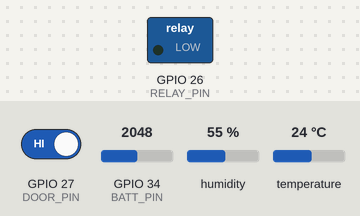
Recording of a sketch running on a simulated ESP32. On the bench: switched loads named in the sketch (green lamp = pin HIGH). Inputs (shaded band) come from the test bench; at power-on: GPIO 27 (DOOR_PIN) HIGH, GPIO 34 (BATT_PIN) = 2048, humidity 55 %, temperature 24 °C. WiFi joins after 1.5 s; servers stay silent unless stated; uploads are accepted with an empty reply; what the sketch prints to the serial monitor is not drawn.

Above: at 0.1 s.
At 1.6 s:
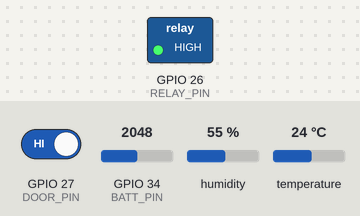
Timing chart, 0 to 3.1 s (numbered marks = the images above):
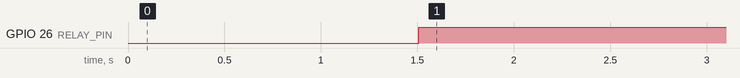

The sketch:

orcas_node.ino
```cpp
/*
  ORCAS sensor node - reference firmware for ESP32 (Arduino core).
  Sends cold box / cold store readings to the ORCAS server every 10 seconds and
  follows the setpoint returned by the server with a simple hysteresis relay.

  Parts (matches the prototype bill of materials):
    ESP32 dev board, DHT22 (temperature + humidity), magnetic reed switch (door),
    relay module (compressor / cooling), voltage divider on battery (ADC)

  Libraries (Arduino Library Manager): "DHT sensor library" by Adafruit, "Adafruit Unified Sensor"

  IMPORTANT: verify pin numbers and the battery divider ratio against your own wiring before use.
  The server marks the unit as "Live sensor" while readings keep arriving, and falls back to
  simulation automatically if the node goes quiet for 90 seconds.
*/
#include <WiFi.h>
#include <HTTPClient.h>
#include <DHT.h>

// ---- edit these ----
const char* WIFI_SSID   = "YOUR_WIFI_NAME";
const char* WIFI_PASS   = "YOUR_WIFI_PASSWORD";
const char* SERVER_URL  = "http://192.168.1.50:3000/api/ingest";  // your computer's / server's address
const char* INGEST_KEY  = "orcas-demo-key";                        // must match INGEST_KEY on the server
const char* UNIT_ID     = "ORC-S1";                                // unit this node reports for
// --------------------

#define DHT_PIN      4
#define DOOR_PIN     27      // reed switch to GND, internal pull-up: LOW = door closed
#define RELAY_PIN    26      // active HIGH = compressor ON
#define BATT_PIN     34      // ADC1 channel, through a divider (R1 = 100k, R2 = 33k)
const float BATT_DIV    = (100.0 + 33.0) / 33.0;
const float BATT_EMPTY  = 10.5;   // volts at 0 % (12 V lead-acid / LiFePO4 pack, adjust)
const float BATT_FULL   = 13.2;   // volts at 100 %
const unsigned long SEND_EVERY_MS = 10000;
const float HYST = 0.5;           // degrees C either side of the setpoint

DHT dht(DHT_PIN, DHT22);
float setpointC = 2.0;
bool compressorOn = false;
unsigned long lastSend = 0;

void connectWifi() {
  if (WiFi.status() == WL_CONNECTED) return;
  WiFi.mode(WIFI_STA);
  WiFi.begin(WIFI_SSID, WIFI_PASS);
  unsigned long t0 = millis();
  while (WiFi.status() != WL_CONNECTED && millis() - t0 < 15000) delay(250);
}

float batteryPercent() {
  float volts = analogReadMilliVolts(BATT_PIN) / 1000.0 * BATT_DIV;
  float pct = (volts - BATT_EMPTY) / (BATT_FULL - BATT_EMPTY) * 100.0;
  if (pct < 0) pct = 0;
  if (pct > 100) pct = 100;
  return pct;
}

void setup() {
  Serial.begin(115200);
  pinMode(DOOR_PIN, INPUT_PULLUP);
  pinMode(RELAY_PIN, OUTPUT);
  digitalWrite(RELAY_PIN, LOW);
  dht.begin();
  connectWifi();
}

void loop() {
  float t = dht.readTemperature();
  float h = dht.readHumidity();

  // Local control keeps working even if Wi-Fi or the server is down.
  if (!isnan(t)) {
    if (t > setpointC + HYST) compressorOn = true;
    else if (t < setpointC - HYST) compressorOn = false;
    digitalWrite(RELAY_PIN, compressorOn ? HIGH : LOW);
  } else {
    digitalWrite(RELAY_PIN, LOW);   // sensor fault: fail safe, do not run blind
    compressorOn = false;
  }

  if (millis() - lastSend >= SEND_EVERY_MS) {
    lastSend = millis();
    connectWifi();
    if (WiFi.status() == WL_CONNECTED && !isnan(t)) {
      bool doorOpen = digitalRead(DOOR_PIN) == HIGH;
      char body[256];
      snprintf(body, sizeof(body),
        "{\"unitId\":\"%s\",\"tempC\":%.2f,\"rh\":%.1f,\"doorOpen\":%s,\"compressorOn\":%s,\"batteryPct\":%.0f}",
        UNIT_ID, t, isnan(h) ? 0.0f : h, doorOpen ? "true" : "false", compressorOn ? "true" : "false", batteryPercent());

      HTTPClient http;
      http.setTimeout(4000);
      http.begin(SERVER_URL);
      http.addHeader("Content-Type", "application/json");
      http.addHeader("x-orcas-key", INGEST_KEY);
      int code = http.POST((uint8_t*)body, strlen(body));
      if (code == 200) {
        String resp = http.getString();           // {"ok":true,"setpointC":2}
        int i = resp.indexOf("setpointC\":");
        if (i >= 0) setpointC = resp.substring(i + 11).toFloat();
      }
      Serial.printf("POST %d  T=%.2f  RH=%.1f  setpoint=%.1f  compressor=%d\n", code, t, h, setpointC, compressorOn);
      http.end();
    }
  }
  delay(500);
}
```

Measured:
- by itself, GPIO 26 (RELAY_PIN): LOW → HIGH at 1.5 s
